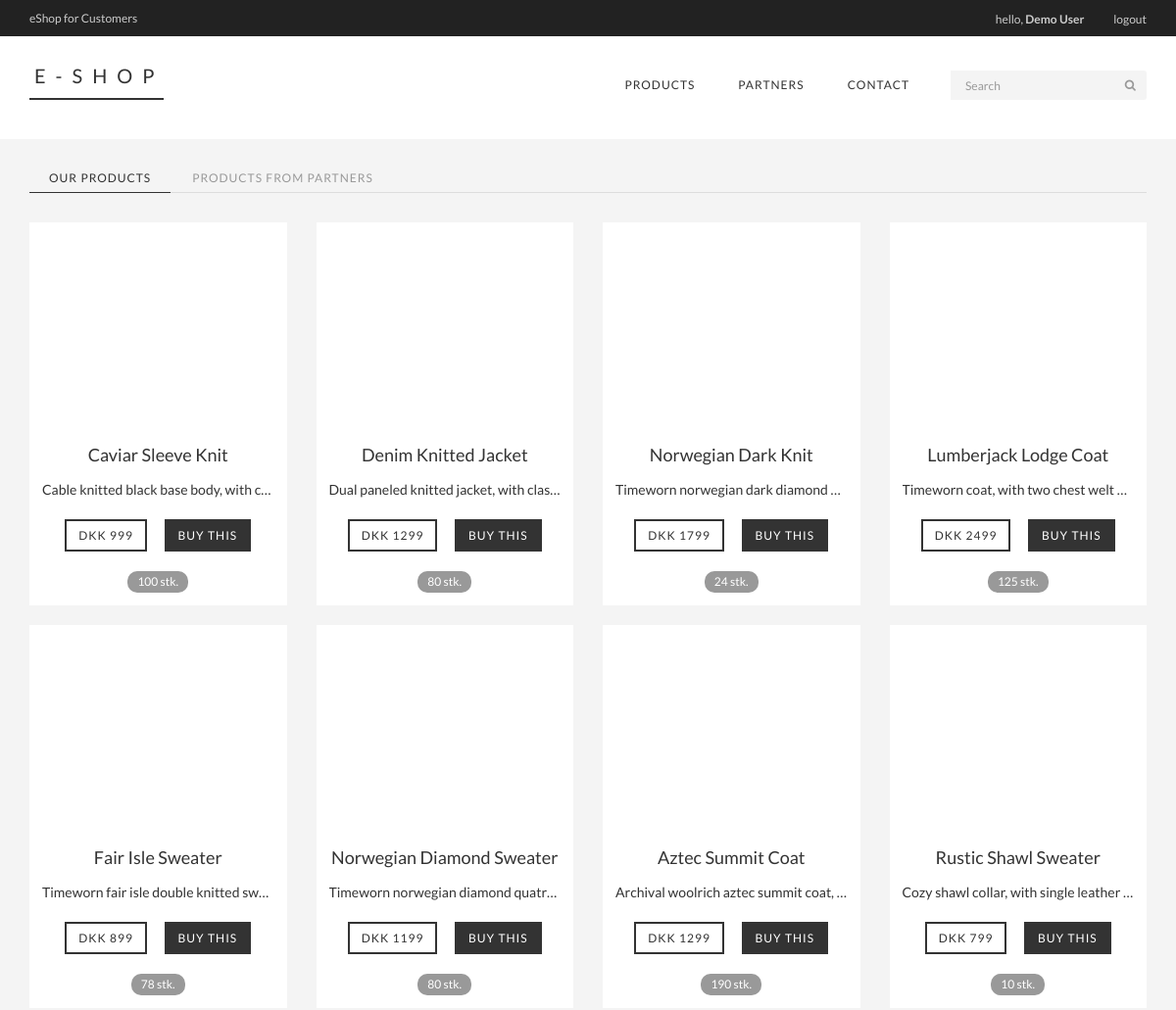
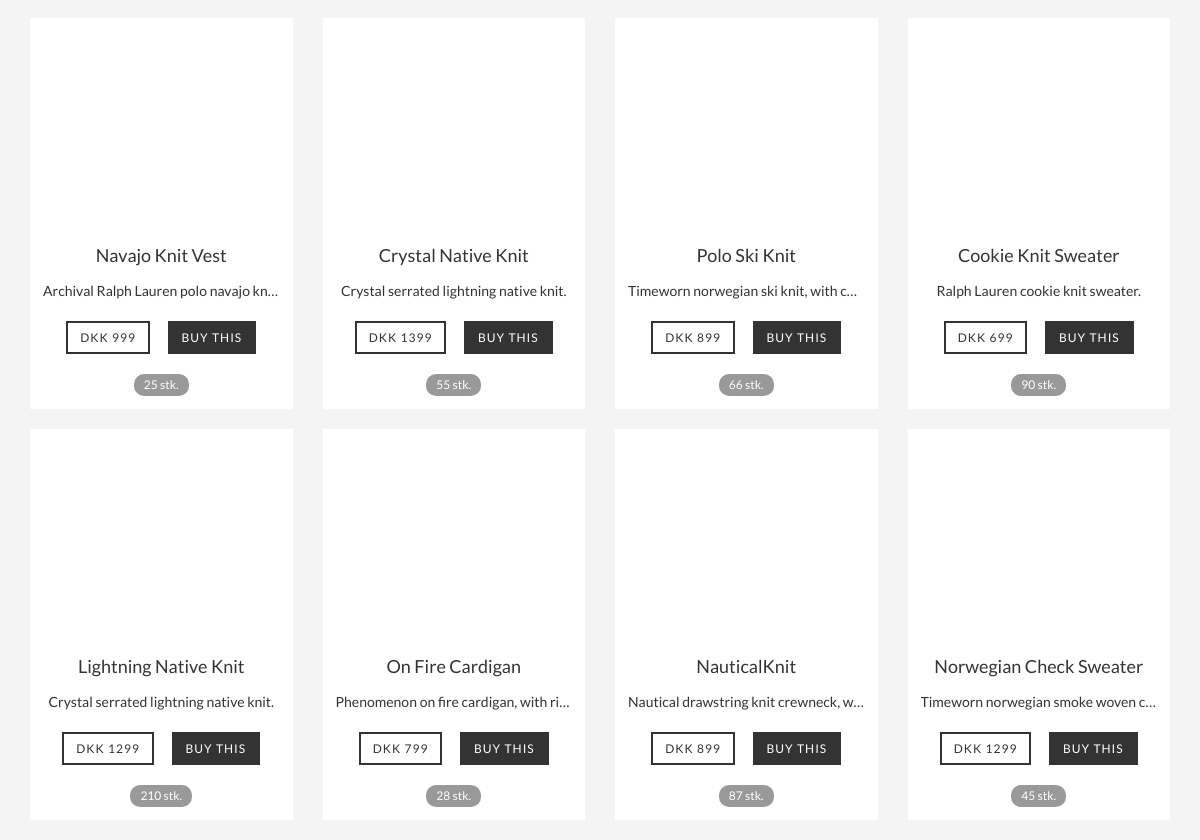
The page /views/users/home.php (signed in) on the database its author committed (2 pictures, top to bottom).
### tables this page shows
CREATE TABLE IF NOT EXISTS `users` (
  `user_id` int(11) NOT NULL AUTO_INCREMENT,
  `user_name` varchar(32) NOT NULL,
  `user_email` varchar(1024) NOT NULL,
  `user_password` varchar(512) NOT NULL,
  `user_code` varchar(100) NOT NULL,
  `user_timestamp` int(11) NOT NULL,
  `user_confirmed` int(11) NOT NULL DEFAULT '0',
  `user_string` varchar(35) NOT NULL DEFAULT '0',
  PRIMARY KEY (`user_id`)
);

CREATE TABLE IF NOT EXISTS `products` (
  `product_id` int(11) NOT NULL AUTO_INCREMENT,
  `vendor_id` int(11) NOT NULL,
  `ext_product_id` int(11) NOT NULL,
  `product_name` varchar(128) NOT NULL,
  `product_description` varchar(1024) NOT NULL,
  `product_image_url` varchar(1024) NOT NULL,
  `product_quantity` int(24) NOT NULL,
  `product_price` int(24) NOT NULL,
  `product_removed` int(11) NOT NULL DEFAULT '0',
  PRIMARY KEY (`product_id`)
);

### config/init.php (called while the page is built, shortened)
<?php
include_once 'classes/General.php';
include_once 'classes/Product.php';
include_once 'classes/User.php';
include_once 'connect/connect.php';
$general = new General();
$products = new Product($db);
$users = new User($db);
if ($general->userLoggedIn() === true)  {
  $userId = $_SESSION['userId'];
  $user = $users->userData($userId);
}
?>

### config/classes/General.php (called while the page is built, shortened)
<?php
class General {
  public function userLoggedIn () {
    return(isset($_SESSION['userId'])) ? true : false;
  }
}

### config/classes/User.php (called while the page is built, shortened)
<?php
class User {
  private $db;
  public function __construct($database) {
    $this->db = $database;
  }
  public function userData($userId) {
    $query = $this->db->prepare("SELECT * FROM `users` WHERE `user_id`= ?");
    $query->bindValue(1, $userId);
    try {
      $query->execute();
      return $query->fetch();
    } catch(PDOException $e){
      die($e->getMessage());
    }
  }
}

### config/classes/Product.php (called while the page is built, shortened)
<?php
class Product {
  private $db;
  public function __construct($database) {
    $this->db = $database;
  }
  public function getAllOwnProducts() {
    $query = $this->db->prepare("SELECT * FROM `products` WHERE `vendor_id` = 28 AND `product_removed` = 0");
    try {
      $query->execute();
      $result = $query->fetchAll();
      return $result;
    } catch (PDOException $e) {
      die($e->getMessage());
    }
  }
}

### views/users/home.php (the view, shortened to what this page needs)
<?php
include_once '../../config/init.php';
$general->userLoggedOutProtect();
$customerId= $user['user_id'];
?>
<!DOCTYPE html>
<html lang="en">
<head>
  <link href="../../css/bootstrap.min.css" rel="stylesheet">
  <link href="../../css/font-awesome.min.css" rel="stylesheet">
  <link href="../../css/main.css" rel="stylesheet">
</head>
<body class="eShop home">
<?php include_once '../../header.php'; ?>
  <div class="container">
    <div class="row">
      <div role="tabpanel">
        <ul class="nav nav-tabs" role="tablist">
          <li role="presentation" class="active"><a href="#ownProducts" aria-controls="ownProducts" role="tab" data-toggle="tab">Our products</a></li>
          <li role="presentation"><a href="#partnerProducts" aria-controls="partnerProducts" role="tab" data-toggle="tab">Products from partners</a></li>
        </ul>
        <div class="tab-content">
          <div role="tabpanel" class="tab-pane fade in active" id="ownProducts">
            <?php
            $ownProducts = $products->getAllOwnProducts();
            foreach ($ownProducts as $product) {
              echo '
                <div class="col-md-3">
                  <div class="thumbnail product">
                    <div class="image" style="background: url(' . $product['product_image_url'] . ') no-repeat center; background-size:100%"></div>
                    <div class="caption text-center">
                      <h4 class="title">' . $product['product_name'] . '</h4>
                      <p class="description">' . $product['product_description'] . '</p>
                      <p class="controls">
                        <span class="btn btn-default price">DKK ' . $product['product_price'] . '</span>
                        <a href="place-order.php?productId=' . $product['product_id'] . '&vendorId=' . $product['vendor_id'] . '&userId=' . $customerId . '"
                         class="btn btn-primary review-order" role="button"
                        data-product-id="' . $product['product_id'] . '"
                        data-product-vendor-id="' . $product['vendor_id'] . '"
                        data-product-name="' . $product['product_name'] . '"
                        data-product-description="' . $product['product_description'] . '"
                        data-product-image="' . $product['product_image_url'] . '"
                        data-product-price="' . $product['product_price'] . '">Buy this</a>
                      </p>
                      <span class="badge">' . $product['product_quantity'] . ' stk.</span>
                    </div>
                  </div>
                </div>
              ';
            };
            ?>
          </div>
        </div>
      </div>
    </div>
  </div>
<?php
include_once '../../footer.php';
?>

### header.php (shortened to what this page needs)
<header id="header">
  <div class="header_top">
    <div class="container">
      <?php if($general->userLoggedIn()) { ?>
      <div class="row">
        <div class="col-sm-6">
          <div class="brand">
            <ul class="nav nav-pills">
              <li><a href="/views/users/home.php">eShop for Customers</a></li>
            </ul>
          </div>
        </div>
        <div class="col-sm-6">
          <div class="user-menu pull-right">
            <ul class="nav navbar-nav">
              <li><a href="/views/users/home.php">hello, <b><?php echo $user['user_name'];?></b></a></li>
              <li><a href="/logout.php">logout</a></li>
            </ul>
          </div>
        </div>
      </div>
      <?php } else if($general->vendorLoggedIn()) { ?>
      <div class="row">
        <div class="col-sm-6">
          <div class="brand">
            <ul class="nav nav-pills">
              <li><a href="/views/vendors/home.php">eShop for Partners</a></li>
            </ul>
          </div>
        </div>
        <div class="col-sm-6">
          <div class="user-menu pull-right">
            <ul class="nav navbar-nav">
              <li><a href="/views/vendors/home.php">hello, <b><?php echo $vendor['vendor_name'];?></b></a></li>
              <li><a href="/logout.php">logout</a></li>
            </ul>
          </div>
        </div>
      </div>
      <?php } else if($general->adminLoggedIn()) { ?>
      <div class="row">
        <div class="col-sm-6">
          <div class="brand">
            <ul class="nav nav-pills">
              <li><a href="/admin/home.php">eShop admin panel</a></li>
            </ul>
          </div>
        </div>
        <div class="col-sm-6">
          <div class="user-menu pull-right">
            <ul class="nav navbar-nav">
              <li><a href="/admin/home.php">hello, <b>admin</b></a></li>
              <li><a href="/logout.php">logout</a></li>
            </ul>
          </div>
        </div>
      </div>
      <?php } ?>
    </div>
  </div>
  <div class="header-bottom">
    <div class="container">
      <div class="row">
        <div class="col-sm-4">
          <div class="logo pull-left">
            <a href="/">E-SHOP</a>
          </div>
        </div>
        <div class="col-sm-8">
          <div class="shop-menu pull-right">
            <ul class="nav navbar-nav">
              <li><a href="/">Products</a></li>
              <li><a href="/partners.php">Partners</a></li>
              <li><a href="/contact.php">Contact</a></li>
            </ul>
            <form action="/search.php" method="get" id="searchForm">
              <div class="input-group input-group-sm search">
                  <input type="text" class="form-control" placeholder="Search" name="q">
                  <div class="input-group-btn">
                    <button class="btn btn-default" type="submit"><i class="fa fa-search"></i></button>
                  </div>
              </div>
            </form>
          </div>
        </div>
      </div>
    </div>
  </div>
</header>

### css/main.css (style rules this page uses)
body { font-family: 'Lato', sans-serif; position: relative; font-weight: 400; background: #f4f4f4; padding-top: 167px; }
ul li { list-style: none; }
h1, h2, h3, h4, h5, h6 { font-family: 'Lato', sans-serif; }
.eShop .panel, .eShop .panel-heading, .eShop .panel-body, .eShop .panel-footer, .thumbnail { background-color: #ffffff; border: 0; border-radius: 0; box-shadow: none; }
.btn { border-radius: 0; box-shadow: none; outline: none; font-size: 12px; text-transform: uppercase; letter-spacing: 1px; }
.btn-primary { background-color: #333; border: 2px solid #333; color: white; }
.btn-default { background-color: #fff; border: 2px solid #333; color: #333; }
input[type='text'], input[type='password'], input[type='email'], input[type='url'], input[type='number'], textarea.form-control { border-radius: 0; border-color: lightgray; box-shadow: none; outline: none; font-size: 12px; }
.nav-tabs { margin: 0 15px; }
.nav-tabs>li { background-color: transparent; }
.nav-tabs>li>a { color: #999; background-color: transparent; border: none; padding: 6px 20px; margin-top: 0; font-weight: 400; text-transform: uppercase; font-size: 12px; letter-spacing: 1px; text-shadow: none; }
.nav-tabs>li.active>a { background-color: transparent; border: none; color: #333; border-bottom: 1px solid #333; }
.tab-content { padding: 30px 0; }
.badge { background-color: #999; font-weight: 400; padding: 5px 10px; }
#header { position: fixed; width: 100%; left: 0; top: 0; z-index: 100; }
.header_top { font-size: 11px; color: #bbb; background: #222; font-weight: 400; }
.brand ul li:first-child { margin-left: -15px; }
.brand ul li a { font-size: 12px; color: #ccc; font-family: 'Lato', sans-serif; }
.user-menu ul li { display:inline-block; padding-left: 15px; padding-right: 15px; }
.user-menu ul li:last-child { padding-right: 0; }
.user-menu ul li a { color: #ccc; font-family: 'Lato', sans-serif; font-size: 12px; font-weight: 400; padding: 0; margin-top: 10px; }
.header-bottom { padding: 30px 15px 30px; background-color: #ffffff; margin-bottom: 30px; transition: all .5s ease-in-out; -webkit-transition: all .5s ease-in-out; -moz-transition: all .5s ease-in-out; }
.logo { line-height: 20px; padding: 0 0 10px 5px; margin: 0; border-bottom: 2px solid #333333; }
.logo a { font-size: 20px; color: #333; letter-spacing: 10px; transition: font-size .5s ease-in-out; -webkit-transition: font-size .5s ease-in-out; -moz-transition: font-size .5s ease-in-out; }
.shop-menu ul li { display: inline-block; padding: 10px; }
.shop-menu ul li:last-child { padding-right: 0; }
.shop-menu ul li a { font-family: 'Lato', sans-serif; text-shadow: none; color: #333; display: block; font-size: 12px; font-weight: 400; letter-spacing: 1px; line-height: 20px; position: relative; padding: 0 12px; text-decoration: none; text-transform: uppercase; z-index: 6; }
.search { padding: 5px 0 5px 30px; width: 230px; }
.search input.form-control { padding: 6px 15px; opacity: 1; margin: 0; background: #f4f4f4; color: #555; border: none; box-shadow: none; border-radius: 0; transition: height .5s ease-in-out; -webkit-transition: height .5s ease-in-out; -moz-transition: height .5s ease-in-out; }
.search button.btn { background-color: #f4f4f4; border: none; box-shadow: none; color: #999; border-radius: 0; transition: height .5s ease-in-out; -webkit-transition: height .5s ease-in-out; -moz-transition: height .5s ease-in-out; }
.product h4 { margin: 15px 0; }
.product p { margin-bottom: 20px; }
.product .image { height: 200px; }
.product .price, .product .edit { margin-right: 15px; }
.price, .price:hover { cursor: default; background-color: white; color: #333; }
.product .description { height: 20px; white-space: nowrap; overflow: hidden; text-overflow: ellipsis; }
form#searchForm { display: inline-block; }

### rows shown on the page
users: user_name "Demo User"
products: product_name "Caviar Sleeve Knit", product_description "Cable knitted black base body, with c…", product_price "999", product_quantity "100"
products: product_name "Denim Knitted Jacket", product_description "Dual paneled knitted jacket, with clas…", product_price "1299", product_quantity "80"
products: product_name "Norwegian Dark Knit", product_description "Timeworn norwegian dark diamond…", product_price "1799", product_quantity "24"
products: product_name "Lumberjack Lodge Coat", product_description "Timeworn coat, with two chest welt…", product_price "2499", product_quantity "125"
products: product_name "Fair Isle Sweater", product_description "Timeworn fair isle double knitted sw…", product_price "899", product_quantity "78"
products: product_name "Norwegian Diamond Sweater", product_description "Timeworn norwegian diamond quatr…", product_price "1199", product_quantity "80"
products: product_name "Aztec Summit Coat", product_description "Archival woolrich aztec summit coat,…", product_price "1299", product_quantity "190"
products: product_name "Rustic Shawl Sweater", product_description "Cozy shawl collar, with single leather…", product_price "799", product_quantity "10"
products: product_name "Navajo Knit Vest", product_description "Archival Ralph Lauren polo navajo kn…", product_price "999", product_quantity "25"
products: product_name "Crystal Native Knit", product_description "Crystal serrated lightning native knit.", product_price "1399", product_quantity "55"
products: product_name "Polo Ski Knit", product_description "Timeworn norwegian ski knit, with co…", product_price "899", product_quantity "66"
products: product_name "Cookie Knit Sweater", product_description "Ralph Lauren cookie knit sweater.", product_price "699", product_quantity "90"
products: product_name "Lightning Native Knit", product_description "Crystal serrated lightning native knit.", product_price "1299", product_quantity "210"
products: product_name "On Fire Cardigan", product_description "Phenomenon on fire cardigan, with ri…", product_price "799", product_quantity "28"
products: product_name "NauticalKnit", product_description "Nautical drawstring knit crewneck, w…", product_price "899", product_quantity "87"
products: product_name "Norwegian Check Sweater", product_description "Timeworn norwegian smoke woven c…", product_price "1299", product_quantity "45"
